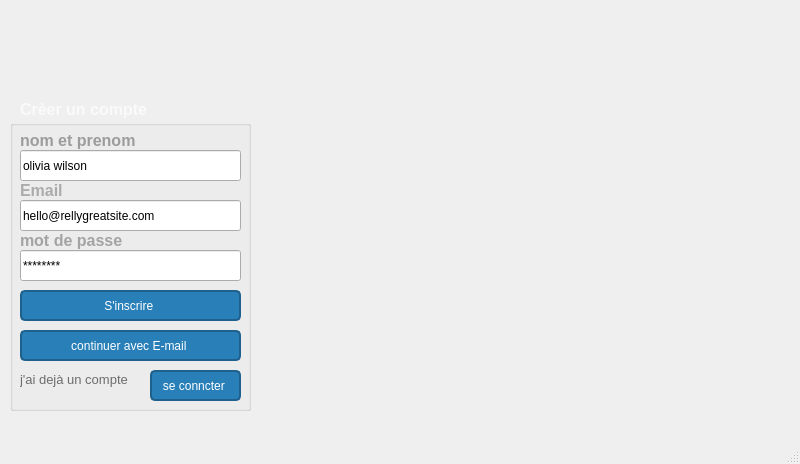
<?xml version="1.0" encoding="UTF-8"?>
<ui version="4.0">
 <class>MainWindow</class>
 <widget class="QMainWindow" name="MainWindow">
  <property name="geometry">
   <rect>
    <x>0</x>
    <y>0</y>
    <width>800</width>
    <height>464</height>
   </rect>
  </property>
  <property name="windowTitle">
   <string>MainWindow</string>
  </property>
  <property name="windowIcon">
   <iconset resource="image.qrc">
    <normaloff>:/Downloads/423147509_915436063447110_5502463889325977757_n.jpg</normaloff>:/Downloads/423147509_915436063447110_5502463889325977757_n.jpg</iconset>
  </property>
  <property name="iconSize">
   <size>
    <width>24</width>
    <height>24</height>
   </size>
  </property>
  <property name="documentMode">
   <bool>false</bool>
  </property>
  <widget class="QWidget" name="centralwidget">
   <widget class="QGroupBox" name="groupBox">
    <property name="geometry">
     <rect>
      <x>10</x>
      <y>120</y>
      <width>241</width>
      <height>291</height>
     </rect>
    </property>
    <property name="title">
     <string/>
    </property>
    <widget class="QLabel" name="label">
     <property name="geometry">
      <rect>
       <x>10</x>
       <y>10</y>
       <width>221</width>
       <height>21</height>
      </rect>
     </property>
     <property name="text">
      <string>&lt;html&gt;&lt;head/&gt;&lt;body&gt;&lt;p&gt;&lt;span style=&quot; font-size:12pt; font-weight:600; color:#9c9c9c;&quot;&gt;nom et prenom &lt;/span&gt;&lt;/p&gt;&lt;/body&gt;&lt;/html&gt;</string>
     </property>
    </widget>
    <widget class="QLabel" name="label_3">
     <property name="geometry">
      <rect>
       <x>10</x>
       <y>60</y>
       <width>341</width>
       <height>21</height>
      </rect>
     </property>
     <property name="text">
      <string>&lt;html&gt;&lt;head/&gt;&lt;body&gt;&lt;p&gt;&lt;span style=&quot; font-size:12pt; font-weight:600; color:#ababab;&quot;&gt;Email&lt;/span&gt;&lt;/p&gt;&lt;/body&gt;&lt;/html&gt;</string>
     </property>
    </widget>
    <widget class="QLabel" name="label_5">
     <property name="geometry">
      <rect>
       <x>10</x>
       <y>110</y>
       <width>211</width>
       <height>21</height>
      </rect>
     </property>
     <property name="text">
      <string>&lt;html&gt;&lt;head/&gt;&lt;body&gt;&lt;p&gt;&lt;span style=&quot; font-size:12pt; font-weight:600; color:#a3a3a3;&quot;&gt;mot de passe &lt;/span&gt;&lt;/p&gt;&lt;/body&gt;&lt;/html&gt;</string>
     </property>
    </widget>
    <widget class="QPushButton" name="pushButton">
     <property name="geometry">
      <rect>
       <x>10</x>
       <y>170</y>
       <width>221</width>
       <height>31</height>
      </rect>
     </property>
     <property name="styleSheet">
      <string notr="true">/* Boutons normaux */
QPushButton {
    background-color: #2980b9; /* Bleu légèrement plus sombre pour le fond */
    color: #ffffff; /* Texte blanc */
    border: 2px solid #1f618d; /* Bordure bleue plus foncée */
    border-radius: 5px; /* Coins arrondis */
    padding: 5px 10px; /* Espacement intérieur */
}

/* Effet de survol */
QPushButton:hover {
    background-color: #1f618d; /* Bleu foncé pour le survol */
}

/* Effet de pression */
QPushButton:pressed {
    background-color: #154360; /* Bleu foncé pour la pression */
    border: 2px solid #117a8b; /* Bordure bleue foncée pour la pression */
}

/* Boutons désactivés */
QPushButton:disabled {
    background-color: #bdc3c7; /* Gris-bleu pour les boutons désactivés */
    color: #ecf0f1; /* Texte plus clair pour les boutons désactivés */
}
</string>
     </property>
     <property name="text">
      <string>S'inscrire </string>
     </property>
    </widget>
    <widget class="QPushButton" name="pushButton_2">
     <property name="geometry">
      <rect>
       <x>10</x>
       <y>210</y>
       <width>221</width>
       <height>31</height>
      </rect>
     </property>
     <property name="styleSheet">
      <string notr="true">/* Boutons normaux */
QPushButton {
    background-color: #2980b9; /* Bleu légèrement plus sombre pour le fond */
    color: #ffffff; /* Texte blanc */
    border: 2px solid #1f618d; /* Bordure bleue plus foncée */
    border-radius: 5px; /* Coins arrondis */
    padding: 5px 10px; /* Espacement intérieur */
}

/* Effet de survol */
QPushButton:hover {
    background-color: #1f618d; /* Bleu foncé pour le survol */
}

/* Effet de pression */
QPushButton:pressed {
    background-color: #154360; /* Bleu foncé pour la pression */
    border: 2px solid #117a8b; /* Bordure bleue foncée pour la pression */
}

/* Boutons désactivés */
QPushButton:disabled {
    background-color: #bdc3c7; /* Gris-bleu pour les boutons désactivés */
    color: #ecf0f1; /* Texte plus clair pour les boutons désactivés */
}</string>
     </property>
     <property name="text">
      <string>continuer avec E-mail </string>
     </property>
    </widget>
    <widget class="QPushButton" name="pushButton_3">
     <property name="geometry">
      <rect>
       <x>140</x>
       <y>250</y>
       <width>91</width>
       <height>31</height>
      </rect>
     </property>
     <property name="styleSheet">
      <string notr="true">/* Boutons normaux */
QPushButton {
    background-color: #2980b9; /* Bleu légèrement plus sombre pour le fond */
    color: #ffffff; /* Texte blanc */
    border: 2px solid #1f618d; /* Bordure bleue plus foncée */
    border-radius: 5px; /* Coins arrondis */
    padding: 5px 10px; /* Espacement intérieur */
}

/* Effet de survol */
QPushButton:hover {
    background-color: #1f618d; /* Bleu foncé pour le survol */
}

/* Effet de pression */
QPushButton:pressed {
    background-color: #154360; /* Bleu foncé pour la pression */
    border: 2px solid #117a8b; /* Bordure bleue foncée pour la pression */
}

/* Boutons désactivés */
QPushButton:disabled {
    background-color: #bdc3c7; /* Gris-bleu pour les boutons désactivés */
    color: #ecf0f1; /* Texte plus clair pour les boutons désactivés */
}
</string>
     </property>
     <property name="text">
      <string>se conncter </string>
     </property>
    </widget>
    <widget class="QLineEdit" name="lineEdit">
     <property name="geometry">
      <rect>
       <x>10</x>
       <y>30</y>
       <width>221</width>
       <height>31</height>
      </rect>
     </property>
     <property name="text">
      <string>olivia wilson </string>
     </property>
    </widget>
    <widget class="QLineEdit" name="lineEdit_2">
     <property name="geometry">
      <rect>
       <x>10</x>
       <y>80</y>
       <width>221</width>
       <height>31</height>
      </rect>
     </property>
     <property name="text">
      <string>hello@rellygreatsite.com</string>
     </property>
    </widget>
    <widget class="QLineEdit" name="lineEdit_password">
     <property name="geometry">
      <rect>
       <x>10</x>
       <y>130</y>
       <width>221</width>
       <height>31</height>
      </rect>
     </property>
     <property name="text">
      <string>********</string>
     </property>
    </widget>
    <widget class="QLabel" name="label_2">
     <property name="geometry">
      <rect>
       <x>10</x>
       <y>250</y>
       <width>141</width>
       <height>20</height>
      </rect>
     </property>
     <property name="text">
      <string>&lt;html&gt;&lt;head/&gt;&lt;body&gt;&lt;p&gt;&lt;span style=&quot; font-size:10pt; color:#6c6c6c;&quot;&gt;j'ai dejà un compte &lt;/span&gt;&lt;/p&gt;&lt;/body&gt;&lt;/html&gt;</string>
     </property>
    </widget>
   </widget>
   <widget class="QLabel" name="label_7">
    <property name="geometry">
     <rect>
      <x>-30</x>
      <y>-30</y>
      <width>791</width>
      <height>431</height>
     </rect>
    </property>
    <property name="text">
     <string>.</string>
    </property>
   </widget>
   <widget class="QLabel" name="label_4">
    <property name="geometry">
     <rect>
      <x>20</x>
      <y>100</y>
      <width>221</width>
      <height>20</height>
     </rect>
    </property>
    <property name="text">
     <string>&lt;html&gt;&lt;head/&gt;&lt;body&gt;&lt;p&gt;&lt;span style=&quot; font-size:12pt; font-weight:600; color:#fafafa;&quot;&gt;Crèer un compte &lt;/span&gt;&lt;/p&gt;&lt;/body&gt;&lt;/html&gt;</string>
    </property>
   </widget>
   <zorder>label_7</zorder>
   <zorder>groupBox</zorder>
   <zorder>label_4</zorder>
  </widget>
  <widget class="QMenuBar" name="menubar">
   <property name="geometry">
    <rect>
     <x>0</x>
     <y>0</y>
     <width>800</width>
     <height>22</height>
    </rect>
   </property>
  </widget>
  <widget class="QStatusBar" name="statusbar"/>
 </widget>
 <resources>
  <include location="image.qrc"/>
 </resources>
 <connections/>
</ui>
